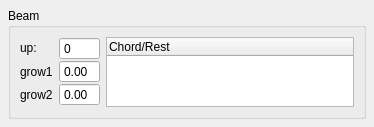
<?xml version="1.0" encoding="UTF-8"?>
<ui version="4.0">
 <class>BeamBase</class>
 <widget class="QWidget" name="BeamBase">
  <property name="geometry">
   <rect>
    <x>0</x>
    <y>0</y>
    <width>374</width>
    <height>118</height>
   </rect>
  </property>
  <property name="windowTitle">
   <string>Form</string>
  </property>
  <layout class="QVBoxLayout">
   <property name="spacing">
    <number>6</number>
   </property>
   <property name="margin">
    <number>8</number>
   </property>
   <item>
    <widget class="QGroupBox" name="groupBox">
     <property name="title">
      <string notr="true" comment="do not translate">Beam</string>
     </property>
     <property name="flat">
      <bool>false</bool>
     </property>
     <layout class="QGridLayout">
      <property name="verticalSpacing">
       <number>0</number>
      </property>
      <item row="0" column="0">
       <widget class="QLabel" name="label">
        <property name="sizePolicy">
         <sizepolicy hsizetype="Fixed" vsizetype="Fixed">
          <horstretch>0</horstretch>
          <verstretch>0</verstretch>
         </sizepolicy>
        </property>
        <property name="text">
         <string notr="true">up:</string>
        </property>
       </widget>
      </item>
      <item row="0" column="1">
       <widget class="QSpinBox" name="up">
        <property name="sizePolicy">
         <sizepolicy hsizetype="Minimum" vsizetype="Fixed">
          <horstretch>0</horstretch>
          <verstretch>0</verstretch>
         </sizepolicy>
        </property>
        <property name="toolTip">
         <string notr="true"/>
        </property>
        <property name="buttonSymbols">
         <enum>QAbstractSpinBox::NoButtons</enum>
        </property>
       </widget>
      </item>
      <item row="0" column="2" rowspan="4" colspan="2">
       <widget class="QTreeWidget" name="elements">
        <column>
         <property name="text">
          <string>Chord/Rest</string>
         </property>
        </column>
       </widget>
      </item>
      <item row="1" column="0">
       <widget class="QLabel" name="label_2">
        <property name="text">
         <string notr="true">grow1</string>
        </property>
       </widget>
      </item>
      <item row="2" column="0">
       <widget class="QLabel" name="label_3">
        <property name="text">
         <string notr="true">grow2</string>
        </property>
       </widget>
      </item>
      <item row="1" column="1">
       <widget class="QDoubleSpinBox" name="grow1">
        <property name="buttonSymbols">
         <enum>QAbstractSpinBox::NoButtons</enum>
        </property>
       </widget>
      </item>
      <item row="2" column="1">
       <widget class="QDoubleSpinBox" name="grow2">
        <property name="buttonSymbols">
         <enum>QAbstractSpinBox::NoButtons</enum>
        </property>
       </widget>
      </item>
     </layout>
    </widget>
   </item>
  </layout>
 </widget>
 <resources/>
 <connections/>
</ui>
